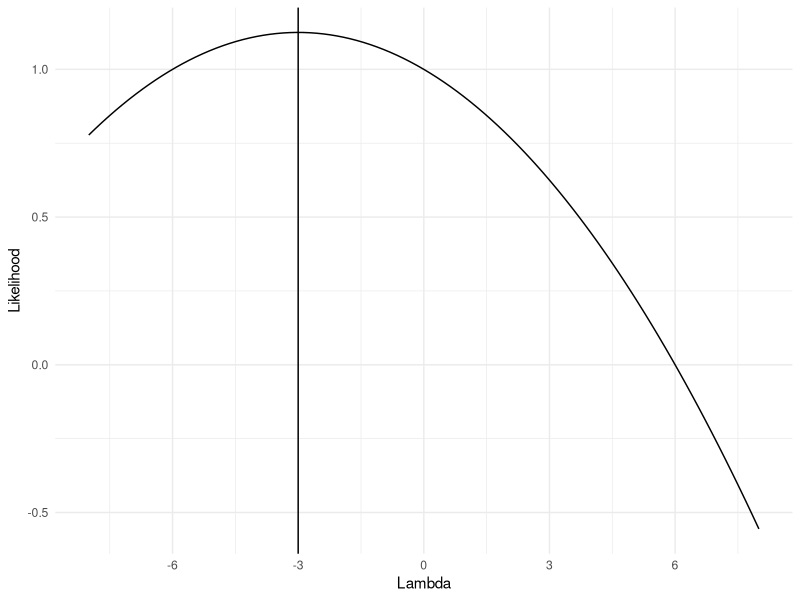

Write R code to recreate this figure.
library(ggplot2)

# Probability density function
  density_fn <- function(x, lambda) {
    
    density <- vector(mode = 'numeric', length = length(x))
    
    for (i in seq_along(x)) {
      if (x[i] > 1 | x[i] < 0) {
        density[i] <- 0
      } else {
        density[i] <- 1 - (2/3)*lambda + lambda*(sqrt(x[i]))
      }
    }
    density
  }

# The two observations
  observations <- c(1/4, 9/16)

# The likelihood function for lambda, given the observations
  likelihood <- function(lambda, data = observations) {
    density <- vector(mode = 'numeric', length = length(lambda))
    for (i in seq_along(lambda)) {
      densities <- sapply(X = data,
                          FUN = function(x) density_fn(x,
                                                       lambda[i])
      )
      density[i] <- prod(densities)
    }
    density
  }

# Plot values of the likelihood function
# across the parameter space (i.e. the interval [-3, 3/2])
  
  ggplot(data.frame(x = c(-8, 8)),
                    aes(x)) +
    stat_function(fun = likelihood,
                  args = list(data = observations),
                  geom = "line") +
    geom_vline(xintercept = -3) +
    scale_x_continuous("Lambda", breaks = seq(-9, 9, 3)) +
    scale_y_continuous("Likelihood") +
    theme_minimal()
